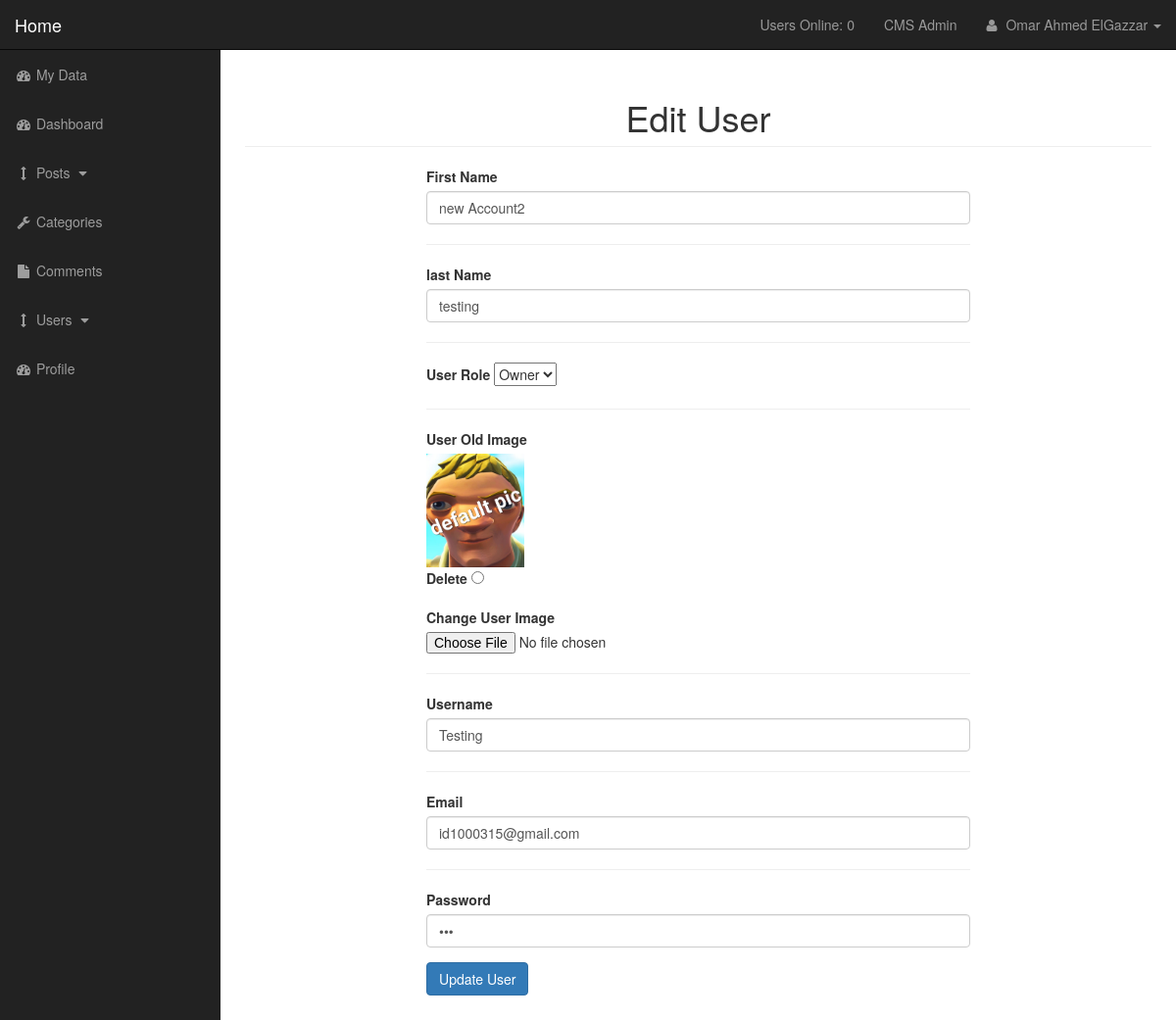
/admin/admin_users.php?source=edit_user&userID=133 (signed in), run on the app's committed database.
### tables this page shows
CREATE TABLE `users` (
  `user_id` int(3) NOT NULL,
  `user_name` varchar(255) DEFAULT NULL,
  `user_password` varchar(255) DEFAULT NULL,
  `user_firstName` varchar(255) DEFAULT NULL,
  `user_lastName` varchar(255) DEFAULT NULL,
  `user_email` varchar(255) DEFAULT NULL,
  `user_image` text DEFAULT NULL,
  `user_role` varchar(255) DEFAULT NULL,
  `user_date` text DEFAULT NULL,
  `pass_char` int(11) DEFAULT NULL,
  `token` text DEFAULT NULL
);

### admin/includes/edit_user.php (the view, shortened to what this page needs)
<?php
if (bindec($_SESSION["user_role"]) & 0b100) {
	if (isset($_GET["userID"])) {
		$user_id = $_GET['userID'];
		$query = "SELECT * FROM users WHERE user_id = $user_id";
		$selectedUser = mysqli_query($connection, $query);
		$row = mysqli_fetch_assoc($selectedUser);
		$user_firstName = $row['user_firstName'];
		$user_lastName = $row['user_lastName'];
		$user_role = $row['user_role'];
		$user_image = $row['user_image'];
		$user_name = $row['user_name'];
		$user_email = $row['user_email'];
		$user_password_old = $row['user_password'];
		$pass_char = $row['pass_char'];
	}
	?>
    <form style="margin: 0 20%" action="" method="post" enctype="multipart/form-data">
        <div class="form-group">
            <label for="FN">First Name</label>
            <input type="text" class="form-control" name="user_firstName" value="<?php echo $user_firstName; ?>"
                   required>
        </div>
        <hr>
        <div class="form-group">
            <label for="LN">last Name</label>
            <input type="text" class="form-control" name="user_lastName" value="<?php echo $user_lastName; ?>" required>
        </div>
        <hr>
        <div class="form-group">
            <label for="User Role">User Role</label>
            <select name="user_role">
                <option value=<?php echo $user_role; ?>>
					<?php if (bindec($user_role) & 0b100)
						echo "Owner";
					else if (bindec($user_role) & 0b010)
						echo "Admin";
					else
						echo "Subscriber"; ?>
                </option>
            </select>
        </div>
        <hr>
        <div class="form-group">
            <label for="user_image">User Old Image</label>
            <br>
            <img src="../images/<?php echo $user_image; ?>" width="100" alt="Old Image">
            <br>
            <label for="">Delete
                <input type="radio" name="deleteImg"></label>
        </div>
        <div class="form-group">
            <label for="user_image">Change User Image</label>
            <input type="file" name="image">
        </div>
        <hr>
        <div class="form-group">
            <label for="username">Username</label>
            <input type="text" class="form-control" name="username" value="<?php echo $user_name; ?>" required>
        </div>
        <hr>
        <div class="form-group">
            <label for="email">Email</label>
            <input type="email" class="form-control" name="user_email" value="<?php echo $user_email; ?>" required>
        </div>
        <hr>
        <div class="form-group">
            <label for="password">Password</label>
            <input class="form-control" type="password" name="user_password"
                   value="<?php echo substr($user_password_old, 0, $pass_char) ?>" required>
        </div>
        <div class="form-group">
            <input class="btn btn-primary" type="submit" name="update_user" value="Update User">
        </div>
    </form>
<?php } else
	header("Location:{$_SERVER["HTTP_REFERER"]}?notAllowed");
?>

### admin/css/sb-admin.css (style rules this page uses)
body { margin-top: 100px; background-color: #222; }
@media (min-width:768px) { body { margin-top: 50px; } }

### data on the page
users: user_firstName "new Account2", user_lastName "testing", user_role "Owner", user_image (placeholder picture), username "Testing", user_email "id1000315@gmail.com"

### other printed values
userOnline() "0"
$_SESSION["firstName"] "Omar Ahmed"
$_SESSION["lastName"] "ElGazzar"
